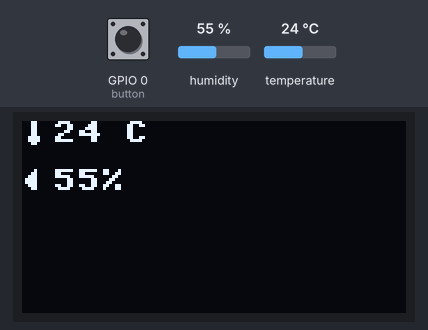
A program run on a simulated ESP32 board running MicroPython. On the bench: 128×64 one-colour display. The test bench sets the inputs (shaded band); at power-on: GPIO 0 (button) HIGH, humidity 55 %, temperature 24 °C. Library files of the repository ran but are not shown: ssd1306.py; what the program prints to the serial console is not drawn.

Above: at 1.2 s.
1.3 s: GPIO 0 (button) pulled LOW for 1.5 s
At 3.4 s:
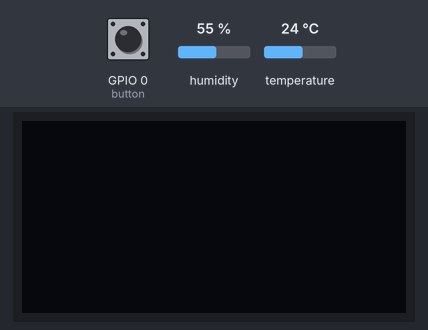
Timing chart, 0 to 4.9 s (numbered marks = the images above; inputs shaded):
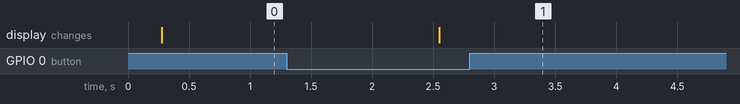

The program:

Temp_Humidity_Debounce.py
```python
print("Hello, ESP32-S3!")

from machine import Pin, I2C
import machine
import ssd1306
import dht
import time

DHT_PIN = 4  # DHT11 data pin
button = Pin(0, Pin.IN, Pin.PULL_UP)

# Initialize DHT11 sensor
sensor = dht.DHT11(machine.Pin(DHT_PIN))

# Initialize OLED display
i2c = machine.I2C(scl=machine.Pin(9), sda=machine.Pin(8))
oled = ssd1306.SSD1306_I2C(128, 64, i2c)

pressed = False  # Track button state
debounce_time = 0  # Track debounce timing

TEMP_ICON = [
    0b00011000,  #    ██
    0b00011000,  #    ██
    0b00011000,  #    ██
    0b00011000,  #    ██
    0b00011000,  #    ██
    0b00111100,  #   ████
    0b00111100,  #   ████
    0b00011000   #    ██
]

HUMIDITY_ICON = [
    0b00001000,  #     █
    0b00011000,  #    ██
    0b00111000,  #   ███
    0b01111000,  #  ████
    0b01111000,  #  ████
    0b00111000,  #   ███
    0b00011000,  #    ██
    0b00000000   #
]

def draw_icon(oled, x, y, icon):
    """Draws an 8x8 icon on the OLED at (x, y)."""
    for row in range(8):
        for col in range(8):
            pixel_on = (icon[row] >> (7 - col)) & 1
            oled.pixel(x + col, y + row, pixel_on)


def read_button():
    global pressed, debounce_time

    if button.value() == 0:  # Button pressed
        if time.ticks_ms() - debounce_time > 200:  # Simple debounce check
            pressed = not pressed
            debounce_time = time.ticks_ms()

            if pressed:
                oled.poweroff()
            else:
                oled.poweron()

# Main loop
while True:
    try:
        read_button()  # Check button state manually

        sensor.measure()
        time.sleep(0.2)
        temp = sensor.temperature()
        humidity = sensor.humidity()
        print(temp, humidity)

        oled.fill(0)
        draw_icon(oled, 0, 0, TEMP_ICON)
        oled.text("{} C".format(temp), 10, 0)

        # Draw humidity icon and text
        draw_icon(oled, 0, 16, HUMIDITY_ICON)
        oled.text("{}%".format(humidity), 10, 16)

        oled.show()

    except Exception as e:
        print("Error reading DHT11 sensor:", e)

    time.sleep(1)  # Update every second
```

Measured:
- after the input at 1.3 s, the display: changes after 1.2 s (image 1)
